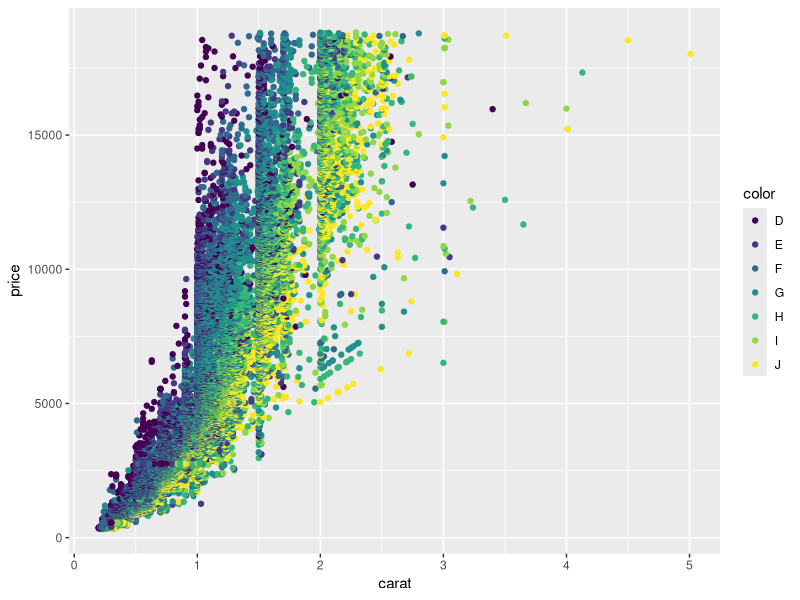
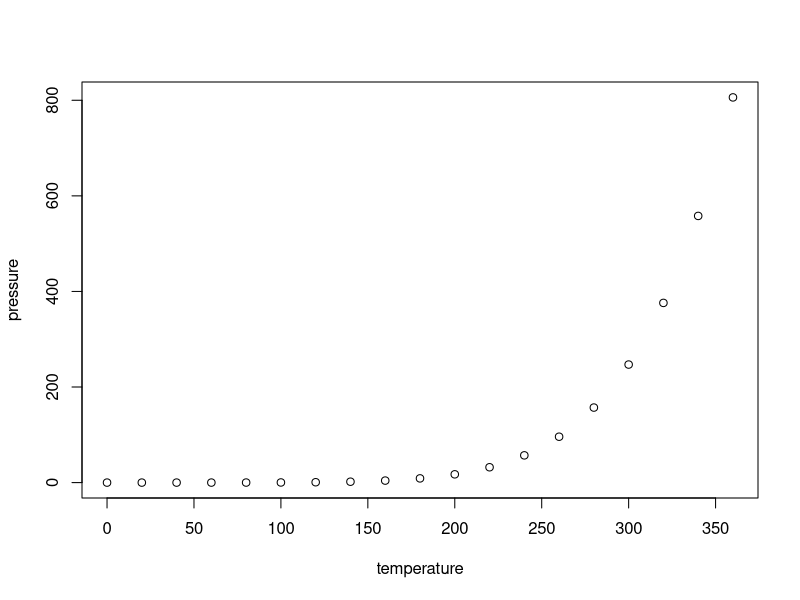

The R source for these figures, in order:
## ---- chunk 1
knitr::opts_chunk$set(echo = TRUE)
## ---- chunk 2
summary(cars)
library(ggplot2)
ggplot(diamonds, aes(x=carat, y=price, color=color)) + geom_point()

## ---- chunk 3
plot(pressure)
library()
